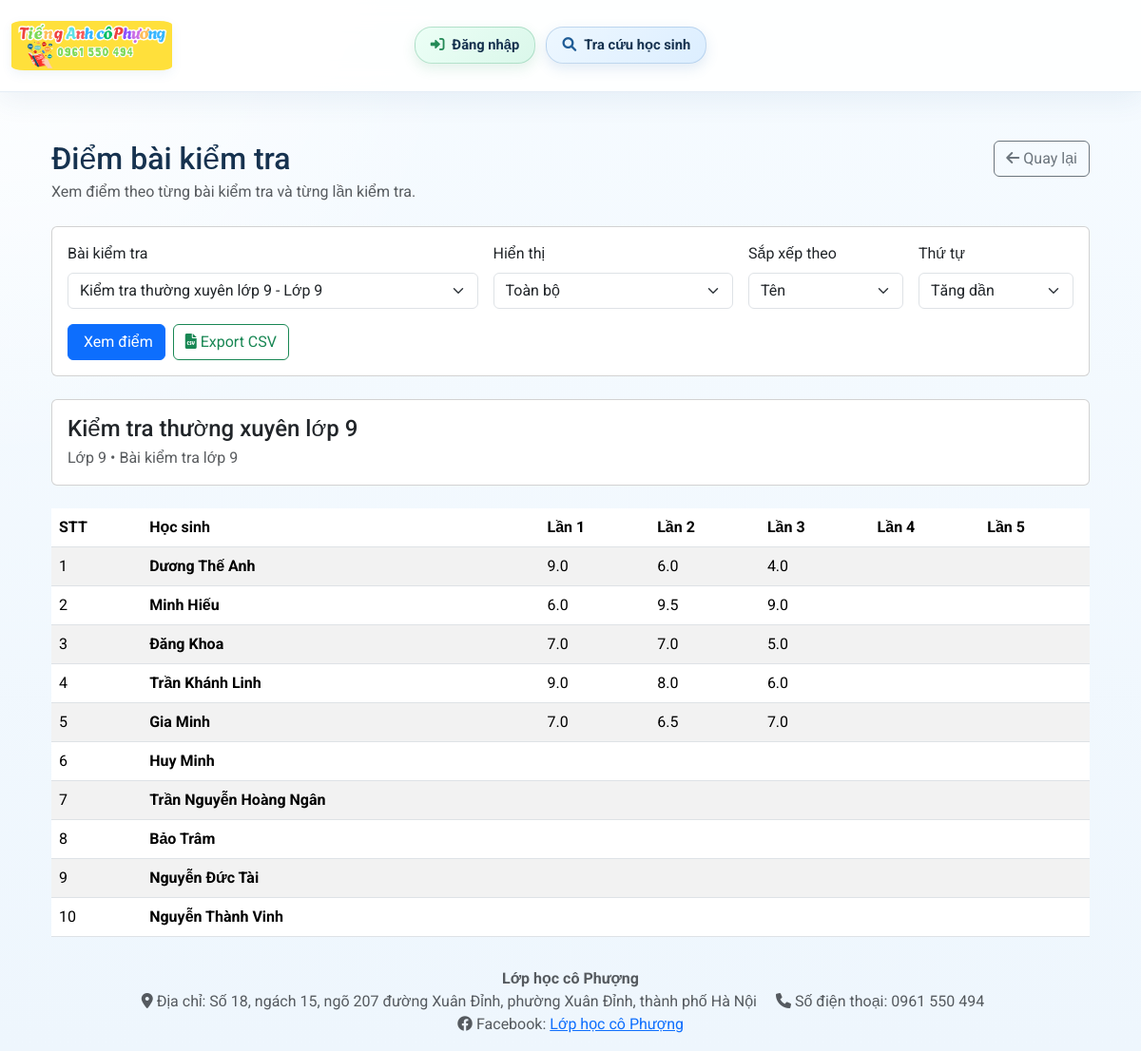
The app's page /test_scores with its own data.
### models.py (models this page shows)
class TestExam(db.Model):
    __tablename__ = 'test_exam'
    __bind_key__ = 'attendance'
    id = db.Column(db.Integer, primary_key=True)
    title = db.Column(db.String(200), nullable=False)
    grade = db.Column(db.String(20), nullable=False)
    description = db.Column(db.Text, nullable=True)
    created_at = db.Column(db.DateTime, default=datetime.utcnow, nullable=False)
    created_by = db.Column(db.Integer, db.ForeignKey('user.id'), nullable=False)
    created_by_user = db.relationship('User', foreign_keys=[created_by], backref='test_exams_created')

class TestScore(db.Model):
    __tablename__ = 'test_score'
    __bind_key__ = 'attendance'
    id = db.Column(db.Integer, primary_key=True)
    test_exam_id = db.Column(db.Integer, db.ForeignKey('test_exam.id', ondelete='CASCADE'), nullable=False)
    student_id = db.Column(db.Integer, nullable=False)
    attempt_number = db.Column(db.Integer, nullable=False)
    score = db.Column(db.Float, nullable=True)
    comment = db.Column(db.Text, nullable=True)
    graded_by = db.Column(db.Integer, db.ForeignKey('user.id'), nullable=True)
    graded_at = db.Column(db.DateTime, nullable=True)
    test_exam = db.relationship('TestExam', backref=db.backref('scores', lazy=True, cascade='all, delete-orphan'))
    graded_by_user = db.relationship('User', foreign_keys=[graded_by], backref='test_scores_graded')
    __table_args__ = (db.UniqueConstraint('test_exam_id', 'student_id', 'attempt_number', name='_test_exam_student_attempt_uc'),)

### app.py (the view)
@app.route('/test_scores')
def public_test_scores():
    exams = TestExam.query.order_by(TestExam.created_at.desc(), TestExam.id.desc()).all()
    selected_exam_id = request.args.get('exam_id', type=int)
    attempt_filter = request.args.get('attempt_filter', 'all')
    sort_by = request.args.get('sort_by', 'name')
    sort_order = request.args.get('sort_order', 'asc')
    selected_exam = None
    if exams:
        if selected_exam_id:
            selected_exam = next((exam for exam in exams if exam.id == selected_exam_id), None)
        if not selected_exam:
            selected_exam = exams[0]
            selected_exam_id = selected_exam.id
    rows = []
    attempt_numbers = []
    attempt_labels = {}
    if selected_exam:
        attempt_numbers = get_exam_attempt_numbers(selected_exam.id)
        attempt_labels = build_test_attempt_labels(attempt_numbers)
        if attempt_filter != 'all' and (not attempt_filter.isdigit() or int(attempt_filter) not in attempt_numbers):
            attempt_filter = 'all'
        score_entries = TestScore.query.filter_by(test_exam_id=selected_exam.id).all()
        student_ids = sorted({entry.student_id for entry in score_entries})
        students_map = {
            student.id: student
            for student in Student.query.filter(Student.id.in_(student_ids)).all()
        }
        results_by_student = {}
        for entry in score_entries:
            results_by_student.setdefault(entry.student_id, {})[entry.attempt_number] = entry
        for student_id in student_ids:
            student = students_map.get(student_id)
            if not student:
                continue
            attempts = results_by_student.get(student_id, {})
            latest_score = None
            for attempt_number in reversed(attempt_numbers):
                candidate = attempts.get(attempt_number)
                if candidate and candidate.score is not None:
                    latest_score = candidate.score
                    break
            rows.append({
                'student': student,
                'attempts': attempts,
                'latest_score': latest_score
            })
        if sort_by == 'score':
            if attempt_filter != 'all' and attempt_filter.isdigit():
                attempt_number = int(attempt_filter)
                if sort_order == 'asc':
                    rows.sort(key=lambda row: (
                        row['attempts'].get(attempt_number) is None or row['attempts'][attempt_number].score is None,
                        row['attempts'][attempt_number].score if row['attempts'].get(attempt_number) and row['attempts'][attempt_number].score is not None else 0,
                        row['student'].name or ''
                    ))
                else:
                    rows.sort(key=lambda row: (
                        row['attempts'].get(attempt_number) is None or row['attempts'][attempt_number].score is None,
                        -(row['attempts'][attempt_number].score if row['attempts'].get(attempt_number) and row['attempts'][attempt_number].score is not None else -1),
                        row['student'].name or ''
                    ))
            else:
                if sort_order == 'asc':
                    rows.sort(key=lambda row: (
                        row['latest_score'] is None,
                        row['latest_score'] if row['latest_score'] is not None else 0,
                        row['student'].name or ''
                    ))
                else:
                    rows.sort(key=lambda row: (
                        row['latest_score'] is None,
                        -(row['latest_score'] if row['latest_score'] is not None else -1),
                        row['student'].name or ''
                    ))
        else:
            rows.sort(
                key=lambda row: (
                    row['student'].name.split()[-1] if row['student'].name and row['student'].name.split() else '',
                    row['student'].name or ''
                ),
                reverse=sort_order == 'desc'
            )
    return render_template(
        'public_test_scores.html',
        exams=exams,
        selected_exam=selected_exam,
        selected_exam_id=selected_exam_id,
        attempt_filter=attempt_filter,
        sort_by=sort_by,
        sort_order=sort_order,
        rows=rows,
        attempt_labels=attempt_labels,
        attempt_numbers=attempt_numbers
    )

### templates/public_test_scores.html (shortened to what this page needs)
{% extends "base.html" %}
{% block content %}
<div class="container mt-4">
    <div class="d-flex justify-content-between align-items-start mb-4 gap-3 flex-wrap">
        <div>
            <h2 class="mb-1">Điểm bài kiểm tra</h2>
            <p class="text-muted mb-0">Xem điểm theo từng bài kiểm tra và từng lần kiểm tra.</p>
        </div>
        <a href="{{ url_for('test_management') }}" class="btn btn-outline-secondary">
            <i class="fas fa-arrow-left me-1"></i>Quay lại
        </a>
    </div>
    <div class="card mb-4">
        <div class="card-body">
            <form method="GET" action="{{ url_for('public_test_scores') }}" class="row g-3 align-items-end">
                <div class="col-md-5">
                    <label for="exam_id" class="form-label">Bài kiểm tra</label>
                    <select id="exam_id" name="exam_id" class="form-select">
                        {% for exam in exams %}
                        <option value="{{ exam.id }}" {% if selected_exam_id == exam.id %}selected{% endif %}>{{ exam.title }} - {{ exam.grade }}</option>
                        {% endfor %}
                    </select>
                </div>
                <div class="col-md-3">
                    <label for="attempt_filter" class="form-label">Hiển thị</label>
                    <select id="attempt_filter" name="attempt_filter" class="form-select">
                        <option value="all" {% if attempt_filter == 'all' %}selected{% endif %}>Toàn bộ</option>
                    </select>
                </div>
                <div class="col-md-2">
                    <label for="sort_by" class="form-label">Sắp xếp theo</label>
                    <select id="sort_by" name="sort_by" class="form-select">
                        <option value="name" {% if sort_by == 'name' %}selected{% endif %}>Tên</option>
                    </select>
                </div>
                <div class="col-md-2">
                    <label for="sort_order" class="form-label">Thứ tự</label>
                    <select id="sort_order" name="sort_order" class="form-select">
                        <option value="asc" {% if sort_order == 'asc' %}selected{% endif %}>Tăng dần</option>
                    </select>
                </div>
                <div class="col-12 d-flex gap-2 flex-wrap">
                    <button type="submit" class="btn btn-primary">Xem điểm</button>
                    {% if selected_exam %}
                    <a href="{{ url_for('export_public_test_scores_csv', exam_id=selected_exam.id, attempt_filter=attempt_filter, sort_by=sort_by, sort_order=sort_order) }}" class="btn btn-outline-success"><i class="fas fa-file-csv me-1"></i>Export CSV</a>
                    {% endif %}
                </div>
            </form>
        </div>
    </div>
    {% if selected_exam %}
    <div class="card mb-4">
        <div class="card-body">
            <h4 class="mb-1">{{ selected_exam.title }}</h4>
            <div class="text-muted">{{ selected_exam.grade }}{% if selected_exam.description %} • {{ selected_exam.description }}{% endif %}</div>
        </div>
    </div>
    {% if rows %}
    <div class="table-responsive">
        <table class="table table-striped table-hover align-middle">
            <thead>
                <tr>
                    <th>STT</th>
                    <th>Học sinh</th>
                    {% if attempt_filter == 'all' %}
                        {% for attempt_no in attempt_numbers %}
                        <th>{{ attempt_labels[attempt_no] }}</th>
                        {% endfor %}
                    {% else %}
                    <th>Điểm</th>
                    <th>Nhận xét</th>
                    {% endif %}
                </tr>
            </thead>
            <tbody>
                {% for row in rows %}
                <tr>
                    <td>{{ loop.index }}</td>
                    <td>
                        <div class="fw-bold">{{ row.student.name }}</div>
                    </td>
                    {% if attempt_filter == 'all' %}
                        {% for attempt_no in attempt_numbers %}
                        {% set entry = row.attempts.get(attempt_no) %}
                        <td>{{ '' if not entry or entry.score is none else entry.score }}</td>
                        {% endfor %}
                    {% else %}
                    {% set entry = row.attempts.get(attempt_filter|int) %}
                    <td>{{ '' if not entry or entry.score is none else entry.score }}</td>
                    <td>{{ entry.comment if entry and entry.comment else '' }}</td>
                    {% endif %}
                </tr>
                {% endfor %}
            </tbody>
        </table>
    </div>
    {% else %}
    <div class="alert alert-info">Bài kiểm tra này chưa có dữ liệu điểm để hiển thị.</div>
    {% endif %}
    {% else %}
    <div class="alert alert-info">Chưa có bài kiểm tra nào được tạo.</div>
    {% endif %}
</div>
{% endblock %}

### templates/base.html (shortened to what this page needs)
<!DOCTYPE html>
<html lang="vi">
<head>
    <link href="https://cdn.jsdelivr.net/npm/bootstrap@5.3.3/dist/css/bootstrap.min.css" rel="stylesheet">
    <link rel="stylesheet" href="{{ url_for('static', filename='css/style.css') }}">
    <link rel="stylesheet" href="https://cdnjs.cloudflare.com/ajax/libs/font-awesome/6.0.0-beta3/css/all.min.css">
</head>
<body class="d-flex flex-column min-vh-100">
    <nav class="navbar navbar-expand-xl app-header fixed-top">
        <div class="container-fluid app-header__inner">
            <a class="navbar-brand app-brand" href="{{ url_for('index') }}">
                <img src="{{ url_for('uploaded_file', filename='logo.png') }}" alt="Lớp học cô Phượng" class="app-brand__logo">
            </a>
            <div class="collapse navbar-collapse" id="navbarNav">
                <ul class="navbar-nav ms-auto align-items-xl-center app-nav">
                    {% if current_user.is_authenticated %}
                    <li class="nav-item">
                        <a class="app-nav__link app-nav__link--sky" href="{{ url_for('dashboard') }}"><i class="fas fa-house"></i><span>Trang chủ</span></a>
                    </li>
                    {% if current_user.role == 'admin' %}
                    <li class="nav-item">
                        <a class="app-nav__link app-nav__link--violet" href="{{ url_for('students') }}"><i class="fas fa-user-graduate"></i><span>Học sinh</span></a>
                    </li>
                    {% endif %}
                    <li class="nav-item">
                        <a class="app-nav__link app-nav__link--green" href="{{ url_for('take_attendance') }}"><i class="fas fa-clipboard-check"></i><span>Điểm danh</span></a>
                    </li>
                    {% if current_user.role in ['admin', 'giaovien'] %}
                    <li class="nav-item">
                        <a class="app-nav__link app-nav__link--amber" href="{{ url_for('comment_management') }}"><i class="fas fa-comments"></i><span>Nhận xét</span></a>
                    </li>
                    <li class="nav-item">
                        <a class="app-nav__link app-nav__link--slate" href="{{ url_for('attendance_history') }}"><i class="fas fa-clock-rotate-left"></i><span>Lịch sử</span></a>
                    </li>
                    <li class="nav-item">
                        <a class="app-nav__link app-nav__link--rose" href="{{ url_for('test_management') }}"><i class="fas fa-file-pen"></i><span>Bài kiểm tra</span></a>
                    </li>
                    {% endif %}
                    {% if current_user.role == 'admin' %}
                    <li class="nav-item">
                        <a class="app-nav__link app-nav__link--indigo" href="{{ url_for('users') }}"><i class="fas fa-users-cog"></i><span>Người dùng</span></a>
                    </li>
                    <li class="nav-item">
                        <a class="app-nav__link app-nav__link--gold" href="{{ url_for('tuition_management') }}"><i class="fas fa-wallet"></i><span>Học phí</span></a>
                    </li>
                    <li class="nav-item">
                        <a class="app-nav__link app-nav__link--teal" href="{{ url_for('manage_assignments') }}"><i class="fas fa-diagram-project"></i><span>Phân công</span></a>
                    </li>
                    <li class="nav-item">
                        <a class="app-nav__link app-nav__link--cyan" href="{{ url_for('backup_management') }}"><i class="fas fa-database"></i><span>Backup</span></a>
                    </li>
                    {% endif %}
                    <li class="nav-item app-nav__separator"></li>
                    <li class="nav-item">
                        <a class="app-nav__link app-nav__link--red" href="{{ url_for('logout') }}"><i class="fas fa-right-from-bracket"></i><span>Đăng xuất</span></a>
                    </li>
                    {% else %}
                    <li class="nav-item">
                        <a class="app-nav__link app-nav__link--green" href="{{ url_for('login') }}"><i class="fas fa-right-to-bracket"></i><span>Đăng nhập</span></a>
                    </li>
                    {% endif %}
                    <li class="nav-item">
                        <a class="app-nav__link app-nav__link--accent" href="{{ url_for('student_lookup') }}"><i class="fas fa-magnifying-glass"></i><span>Tra cứu học sinh</span></a>
                    </li>
                </ul>
            </div>
        </div>
    </nav>
    <div class="container mt-4 flex-grow-1 app-shell">
        {% block content %}{% endblock %}
    </div>
    <footer class="mt-auto py-3">
        <div class="container text-center">
            <span class="text-muted">
                <strong>Lớp học cô Phượng</strong><br>
                <span class="d-inline-block me-3"><i class="fas fa-map-marker-alt"></i> Địa chỉ: Số 18, ngách 15, ngõ 207 đường Xuân Đỉnh, phường Xuân Đỉnh, thành phố Hà Nội</span>
                <span class="d-inline-block me-3"><i class="fas fa-phone"></i> Số điện thoại: 0961 550 494</span>
                <span class="d-inline-block"><i class="fab fa-facebook"></i> Facebook: <a href="https://www.facebook.com/lophocthemcophuong/" target="_blank">Lớp học cô Phượng</a></span>
            </span>
        </div>
    </footer>
</body>
</html>

### records on screen
TestExam: title "Kiểm tra thường xuyên lớp 9", grade "Lớp 9", description "Bài kiểm tra lớp 9"
TestScore: student.name "Dương Thế Anh", score "4.0"
TestScore: score "9.0"
TestScore: score "6.0"
TestScore: student.name "Minh Hiếu", score "9.0"
TestScore: score "6.0"
TestScore: score "9.5"
TestScore: student.name "Đăng Khoa", score "5.0"
TestScore: score "7.0"
TestScore: score "7.0"
TestScore: student.name "Trần Khánh Linh", score "6.0"
TestScore: score "9.0"
TestScore: score "8.0"
TestScore: student.name "Gia Minh", score "7.0"
TestScore: score "7.0"
TestScore: score "6.5"

### other values on screen
{{ attempt_labels[attempt_no] }} "Lần 1" "Lần 2" "Lần 3" "Lần 4" "Lần 5"
{{ row.student.name }} "Huy Minh" "Trần Nguyễn Hoàng Ngân" "Bảo Trâm" "Nguyễn Đức Tài" "Nguyễn Thành Vinh"
form field exam_id "Kiểm tra thường xuyên lớp 9 - Lớp 9"
